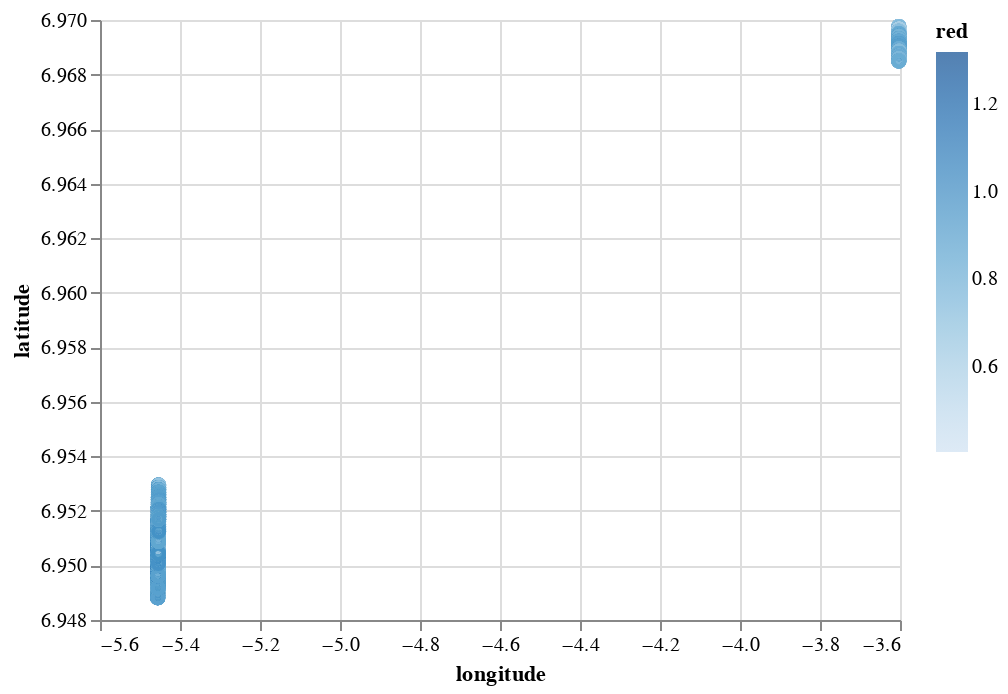

Notebook cell for this chart:
### Code cell
alt.Chart(pd.DataFrame({'latitude': np.array(trainset['lat'])[[2, 3, 4, 5, 6, 7, 8, 9, 10]].reshape(-1), 'longitude': np.array(trainset['lon'])[[2, 3, 4, 5, 6, 7, 8, 9, 10]].reshape(-1), 'red': np.array(trainset['images'])[[2, 3, 4, 5, 6, 7, 8, 9, 10], :, :, 2].reshape(-1) / 700})).mark_point().encode(x = alt.X('longitude:Q', scale = alt.Scale(zero = False)), y = alt.Y('latitude:Q', scale = alt.Scale(zero = False)), color = 'red:Q')

### Figure 1 — Vega-Lite specification as saved in the notebook (floating-point values rounded to 4 significant figures; data arrays with more than 128 entries replaced by an {"elided": "..."} marker saying what was removed)
{"config": {"view": {"continuousWidth": 400, "continuousHeight": 300}}, "data": {"name": "data-f7113bd55f03052e8cf7f3003ba510ab"}, "mark": "point", "encoding": {"color": {"field": "red", "type": "quantitative"}, "x": {"field": "longitude", "scale": {"zero": false}, "type": "quantitative"}, "y": {"field": "latitude", "scale": {"zero": false}, "type": "quantitative"}}, "$schema": "https://vega.github.io/schema/vega-lite/v4.17.0.json", "datasets": {"data-f7113bd55f03052e8cf7f3003ba510ab": {"elided": "2025 records"}}}
